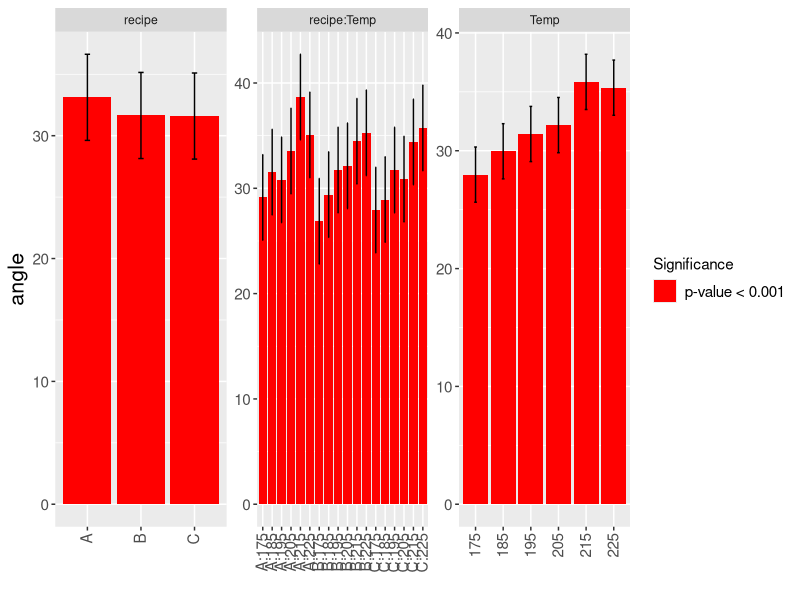
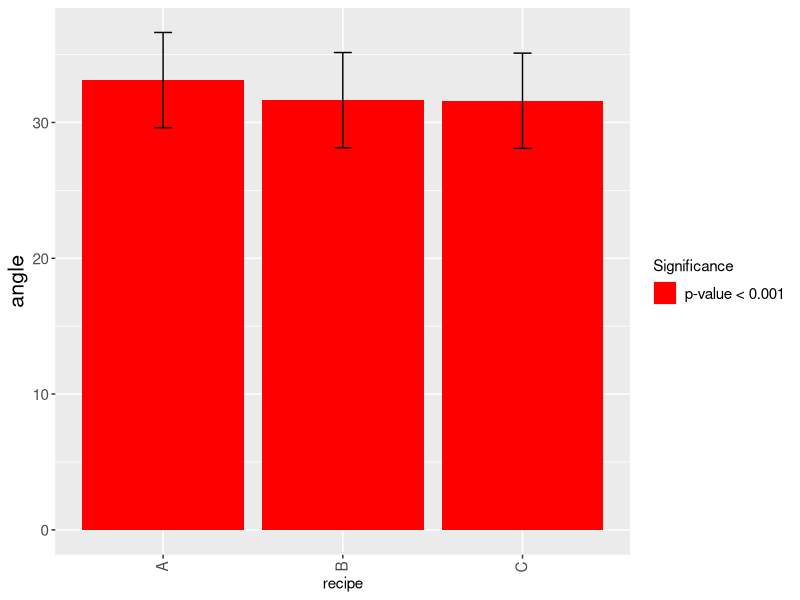
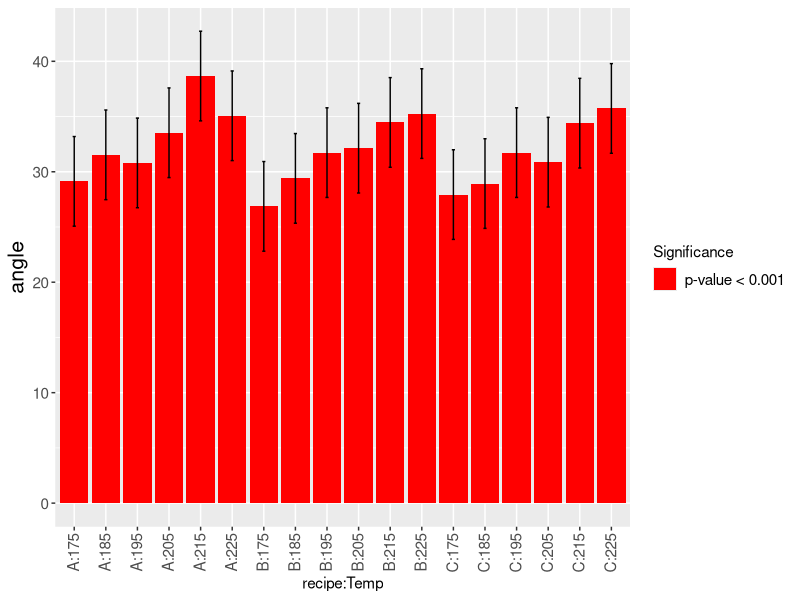
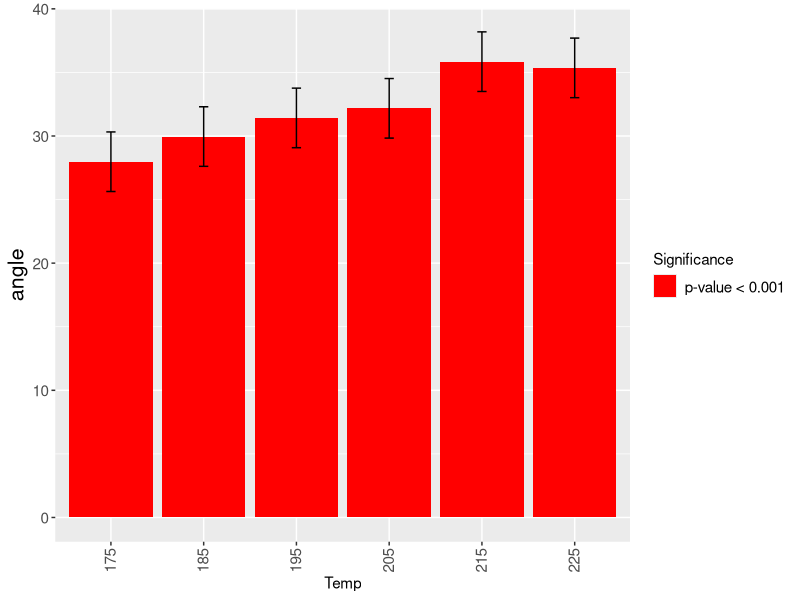
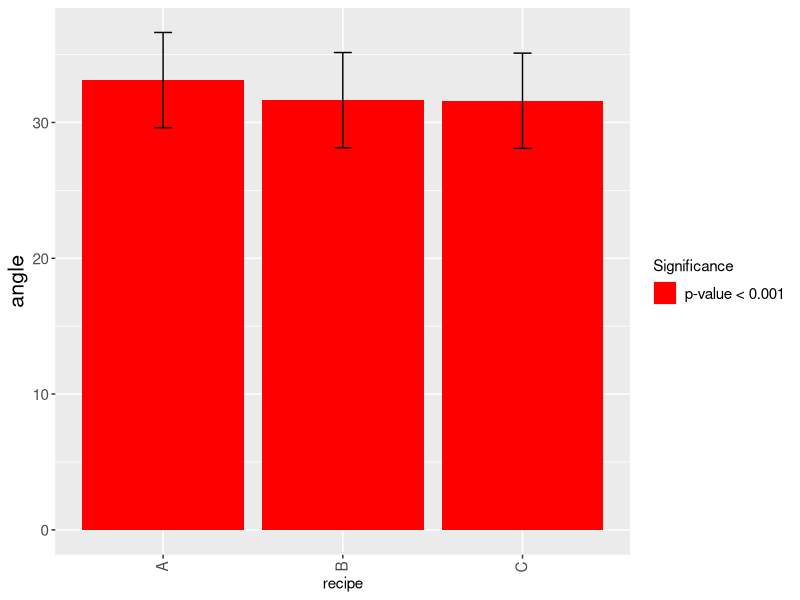
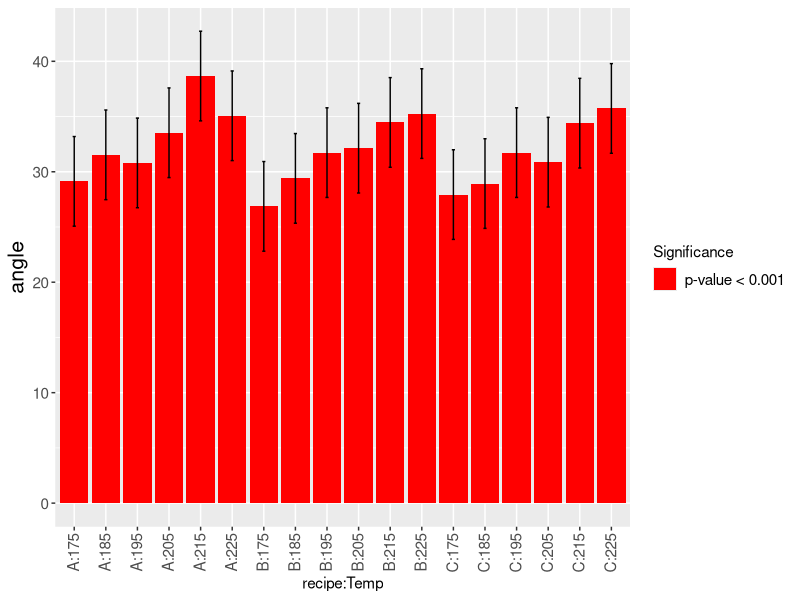
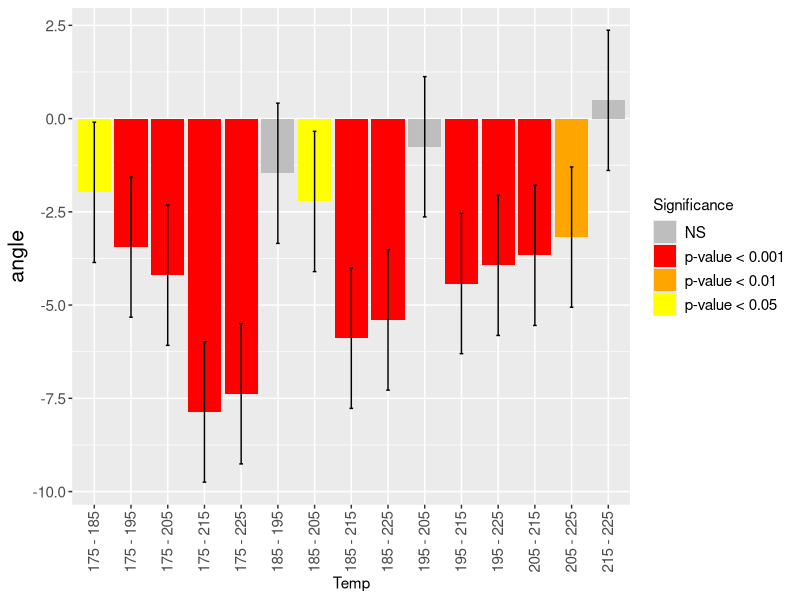

The R script that drew these images, in order:
library(lmerTest)


### Name: plot.ls_means
### Title: Bar Plots of LS-Means
### Aliases: plot.ls_means
### Keywords: internal

### ** Examples


# Fit example model with 2 factors:
data("cake", package="lme4")
cake$Temp <- factor(cake$temperature, ordered = FALSE)
model <- lmer(angle ~ recipe * Temp + (1|recipe:replicate), cake)

# Extract LS-means:
(lsm <- ls_means(model))

# Multi-frame plot of the LS-means
plot(lsm)

# Compute list of 'single frame' plots:
res <- plot(lsm, mult=FALSE)

# Display each plot separately:
plot(res[[1]])
plot(res[[2]])

# Example with pairwise differences of LS-means:
(lsm <- ls_means(model, pairwise = TRUE))
plot(lsm, which="Temp")
